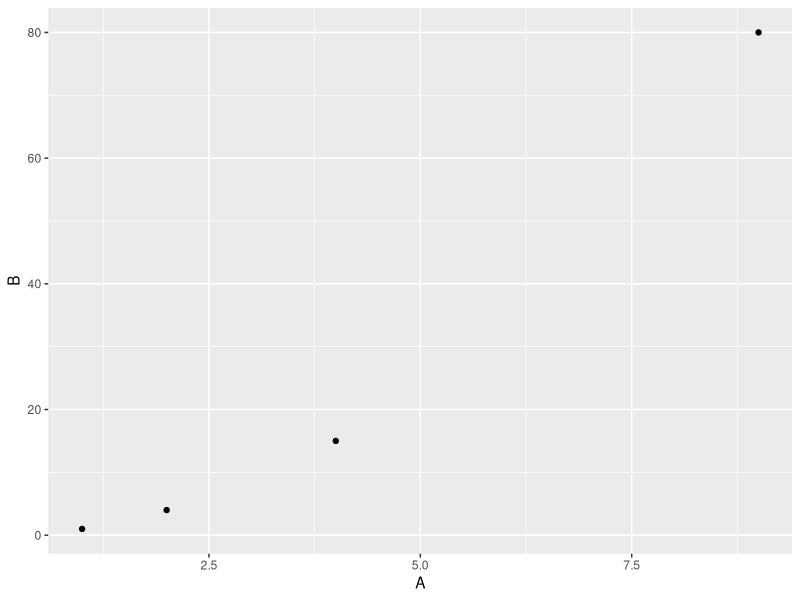
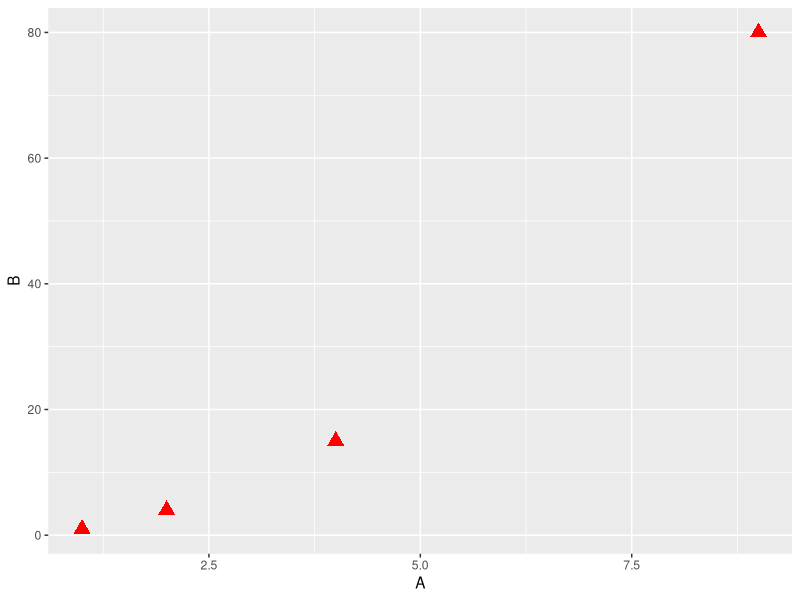
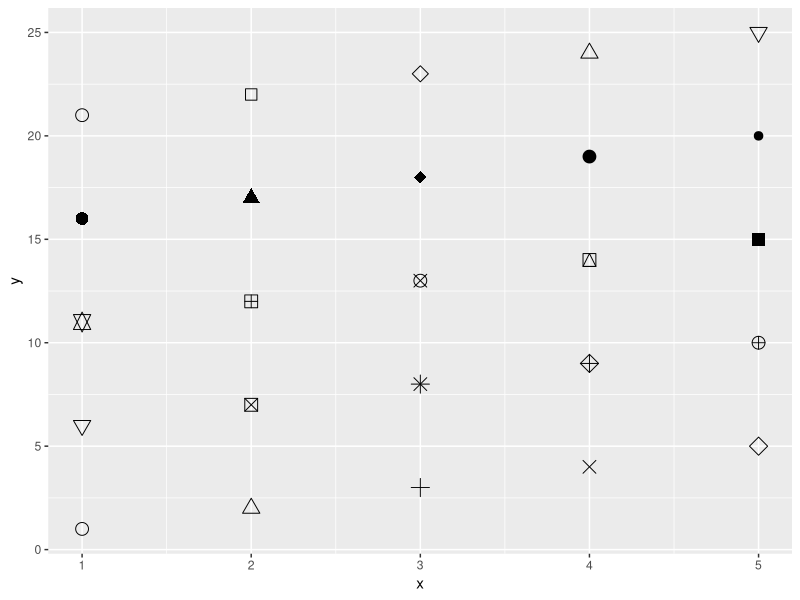
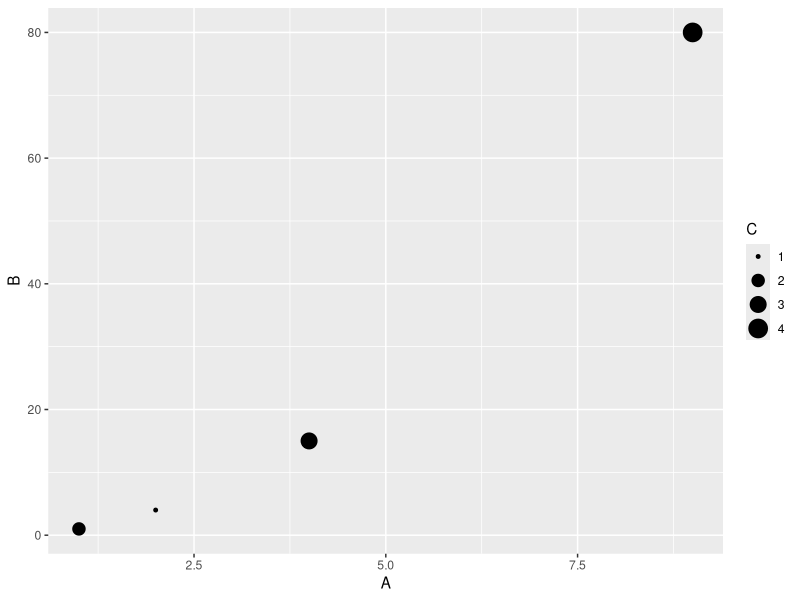
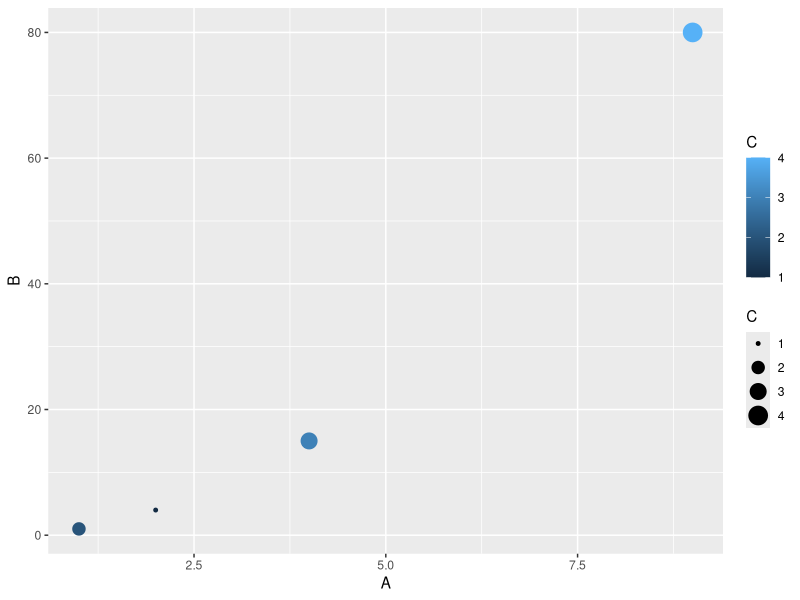
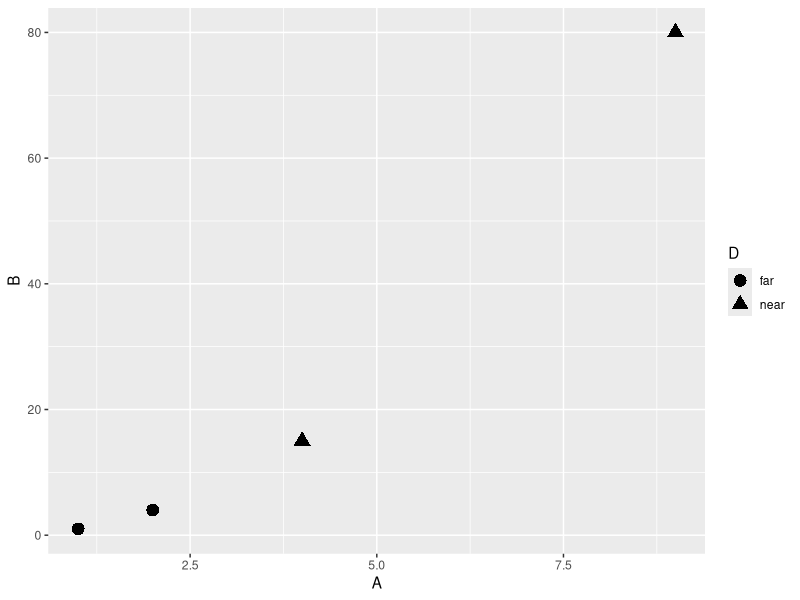
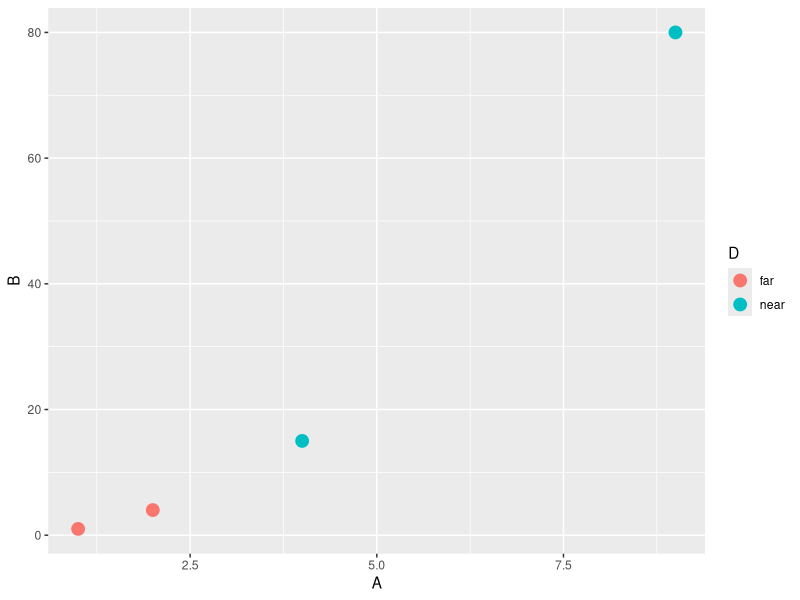
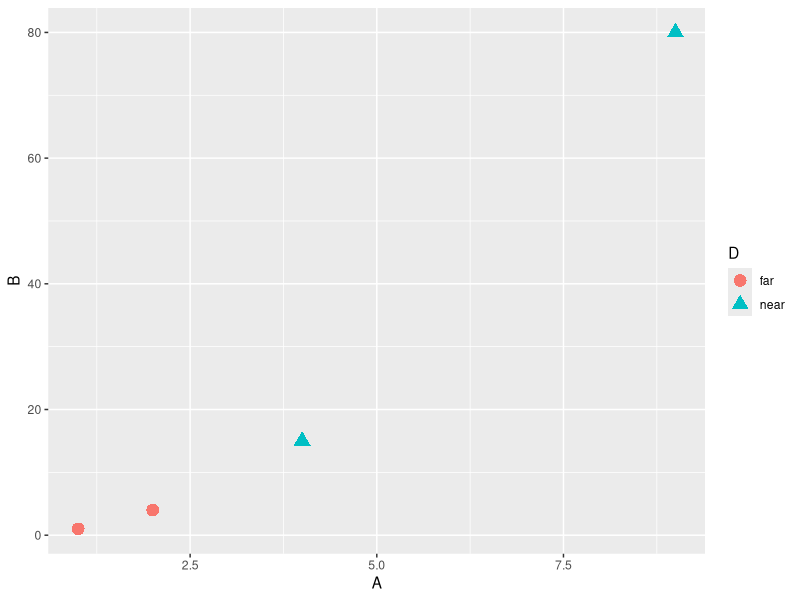

These charts were generated, in order, by the following R code:
## ---- chunk 1
df <- data.frame(A = c(2,1,4,9),
                 B  = c(4,1,15,80),
                 C = c(1,2,3,4),
                 D = c('far','far','near','near'))
head(df)
## ---- chunk 2
library(ggplot2)
## ---- chunk 3
ggplot(data = df) + geom_point(aes(x = A,y=B))
## ---- chunk 4
ggplot(data = df) + geom_point(aes(x = A,y=B), shape = 17,color='red',size=4)
## ---- chunk 5
df2 <- data.frame(x = 1:5 , y = 1:25, z = 1:25)
s <- ggplot(df2, aes(x = x, y = y))
s + geom_point(aes(shape = z), size = 4) + scale_shape_identity()
## ---- chunk 6
ggplot(data = df) + geom_point(aes(x = A,y=B, size = C))
ggplot(data = df) + geom_point(aes(x = A,y=B, size = C, color = C))
## ---- chunk 7
#Mapping discrete D with shape:
ggplot(data = df) + geom_point(aes(x = A,y=B, shape = D), size = 4)
#Mapping discrete D with shape:
ggplot(data = df) + geom_point(aes(x = A,y=B, color = D), size = 4)
#Mapping discrete D with shape and color:
ggplot(data = df) + geom_point(aes(x = A,y=B, shape = D,color=D), size = 4)
#Mapping discrete D with shape and color:
ggplot(data = df) + geom_point(aes(x = A,y=B, shape = D,color=D,size=C))
## ---- chunk 8
ggplot(data = df) + geom_point(aes(x = A,y=B), size = 4) + geom_line(aes(x = A,y=B))
## ---- chunk 9
ggplot(data = df) + geom_point(aes(x = A,y=B,shape=D,color=D), size = 5) + geom_line(aes(x = A,y=B),alpha=.6,size=2)
ggplot(data = df) +  geom_line(aes(x = A,y=B),size=2) + geom_point(aes(x = A,y=B,shape=D,color=D), alpha=.6, size = 5)
ggplot(data = df)  + geom_line(aes(x = A,y=B,color=D),size=2)+ geom_point(aes(x = A,y=B,shape=D), size = 4)
ggplot(data = df)  + geom_line(aes(x = A,y=B,linetype=D,color=D),size=2)+ geom_point(aes(x = A,y=B,shape=D), size = 4)
## ---- chunk 10
ggplot(aes(x = A,y=B, color=D),data = df)  + geom_line(size=2)+ geom_point(size = 4) + facet_grid(.~D)
ggplot(aes(x = A,y=B,color=D),data = df)  + geom_line(size=2)+ geom_point(size = 4) + facet_grid(D~.)
## ---- chunk 11
levels(df$D)
levels(df$D) <- c('Away','Home')
ggplot(aes(x = A,y=B, color=D),data = df)  + geom_line(size=2)+ geom_point(size = 4) + facet_grid(.~D)
## ---- chunk 12
ggplot(data = df) + geom_point(aes(x = A,y=B, shape = D,color=D), size = 4)
## ---- chunk 13
ggplot(data = df) + geom_point(aes(x = A,y=B, shape = D,color=D), size = 4) + 
    scale_shape_discrete(name='Variable D')
ggplot(data = df) + geom_point(aes(x = A,y=B, shape = D,color=D), size = 4) + 
    scale_color_discrete(labels=c('TweedleDee','TweedleDum'))
ggplot(data = df) + geom_point(aes(x = A,y=B, shape = D,color=D), size = 4) + 
    scale_color_discrete(name='Variable D',labels=c('TweedleDee','TweedleDum')) + 
    scale_shape_discrete(name='Variable D',labels=c('TweedleDee','TweedleDum')) + 
    xlab('Variable A') + ylab('Variable B') + ggtitle("Here's a sweet title")
